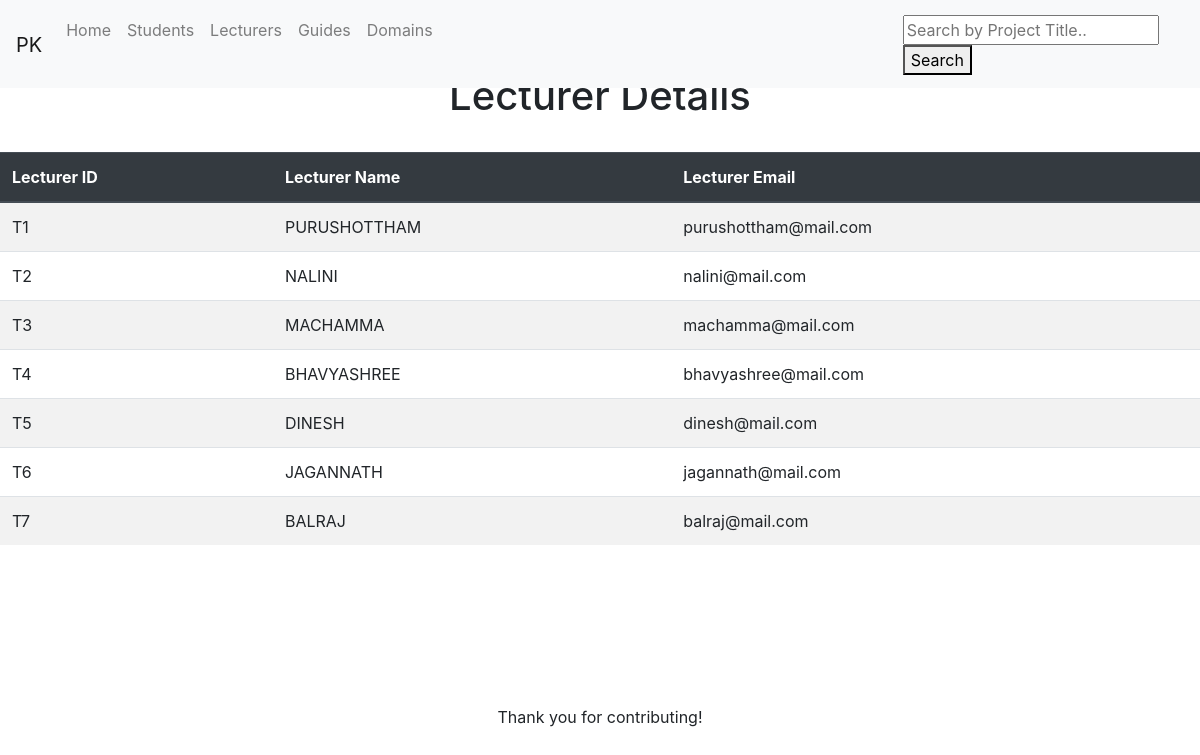
Page /teachdetails on the committed database.
### tables this page shows
CREATE TABLE tcontact
(	t_id varchar(10) PRIMARY KEY NOT NULL,
	t_name varchar(255) NOT NULL,
	t_mail varchar(255) NOT NULL
);

### db_pro.py (the view)
@app.route('/teachdetails')
def teachdetails():
	if 'loggedin' in session:
		try:
			teachDetails=queryteacher()
			print(teachDetails)
			return render_template('teach_details.html',teachDetails=teachDetails)
		except:
			messagebox.showerror("UNIQUE CONSTRAINT VIOLATION !","PLEASE ENTER DIFFERENT DATA")
	else :
		try:
			teacherList=queryteacher()
			print(teacherList)
			return render_template('teacherlist.html',teacherList=teacherList)
		except:
			messagebox.showerror("UNIQUE CONSTRAINT VIOLATION !","PLEASE ENTER DIFFERENT DATA")

### db_pro.py (called while the page is built)
def queryteacher():
	try:
		connie=sqlite3.connect(db_locale)
		c=connie.cursor()
		c.execute("""
			SELECT * FROM tcontact

			""")
		projdata=c.fetchall()
		return projdata
	except:
		messagebox.showerror("UNIQUE CONSTRAINT VIOLATION !","PLEASE ENTER DIFFERENT DATA")

### templates/teacherlist.html (shortened to what this page needs)
{% extends 'layout.html' %}
{%block content%}
<head>
</head>
<body>
	<center>
		<br>
		<h1>Lecturer Details</h1>
		<br>
	<table class="table table-striped">
		<thead class="thead-dark">
			<tr>
				<th scope="col-md-1">Lecturer ID</th>
				<th scope="col-md-7">Lecturer Name</th>
				<th scope="col-md-2">Lecturer Email</th>
			</tr>
		</thead>
		{% for teacher in teacherList %}
		<tr>
			<td> {{teacher[0]}} </td>
			<td> {{teacher[1]}} </td>
			<td> {{teacher[2]}} </td>
		</tr>
		{% endfor %}
	</table>
	<br>
</center>
</body>
{% endblock %}

### templates/layout.html (shortened to what this page needs)
<!doctype html>
<html lang="en">
<head>
  <link rel="stylesheet" href="https://stackpath.bootstrapcdn.com/bootstrap/4.5.2/css/bootstrap.min.css">
  <nav class="navbar navbar-expand-lg navbar-light bg-light navbar-fixed-top">
   <a class="navbar-brand" href="{{url_for('home')}}">PK</a>
   <div class="collapse navbar-collapse" id="navbarNav">
     <ul class="navbar-nav">
       <li class="nav-item">
         <a class="nav-link" href="{{url_for('home')}}">Home <span class="sr-only">(current)</span></a>
       </li>
       <li class="nav-item">
         <a class="nav-link" href="{{url_for('studentcontact')}}">Students <span class="sr-only">(current)</span></a>
       </li>
       <li class="nav-item">
        <a class="nav-link" href="{{url_for('teachdetails')}}" target="_blank">Lecturers <span class="sr-only">(current)</span></a>
      </li>
      <li class="nav-item">
        <a class="nav-link" href="{{url_for('guidedetails')}}" target="_blank">Guides <span class="sr-only">(current)</span></a>
      </li>
      <li class="nav-item">
        <a class="nav-link" href="{{url_for('domaindetails')}}" target="_blank">Domains <span class="sr-only">(current)</span></a>
      </li>
      <div class="horizontalgap" style="width:500px"></div>
      <li class="nav-item">
        <div class="search-container" style="padding:5px">
          <form action="http://127.0.0.1:5000/searchproject" method="post">
            <input type="text" placeholder="Search by Project Title.." name="psearch">
            <button type="submit">Search</button>
          </form>
        </div>
      </li>
    </ul>
  </div>
</nav>
</head>
<body>
<br>
<br>
  {% block content%}{% endblock %}
  <br>
  <br>
  <br>
  <br>
  <br>
  <div class="footer">Thank you for contributing!</div>
</body>
</html>

### templates/layout.html (style rules this page uses)
div.horizontalgap { float: left; overflow: hidden; height: 1px; width: 0px; }
.footer { position: static; text-align: center; bottom: 5px; width: 100%; }
.navbar-fixed-top { position: fixed; padding-top: 10px; }
body .navbar-expand-lg { height:auto!important; }
nav { background-color: #fff; top: 0; width: 100%; float: left; z-index: 9; }

### rows in the picture
tcontact: t_id "T1", t_name "PURUSHOTTHAM", t_mail "purushottham@mail.com"
tcontact: t_id "T2", t_name "NALINI", t_mail "nalini@mail.com"
tcontact: t_id "T3", t_name "MACHAMMA", t_mail "machamma@mail.com"
tcontact: t_id "T4", t_name "BHAVYASHREE", t_mail "bhavyashree@mail.com"
tcontact: t_id "T5", t_name "DINESH", t_mail "dinesh@mail.com"
tcontact: t_id "T6", t_name "JAGANNATH", t_mail "jagannath@mail.com"
tcontact: t_id "T7", t_name "BALRAJ", t_mail "balraj@mail.com"
